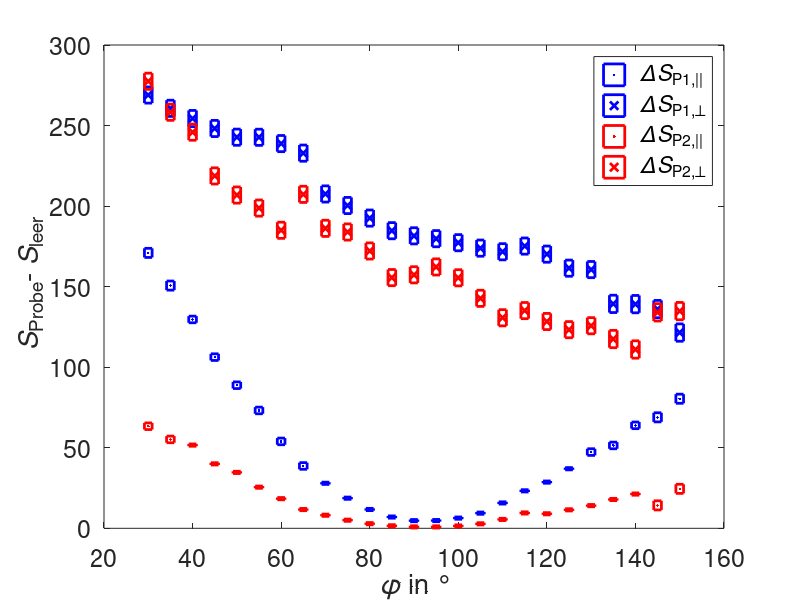
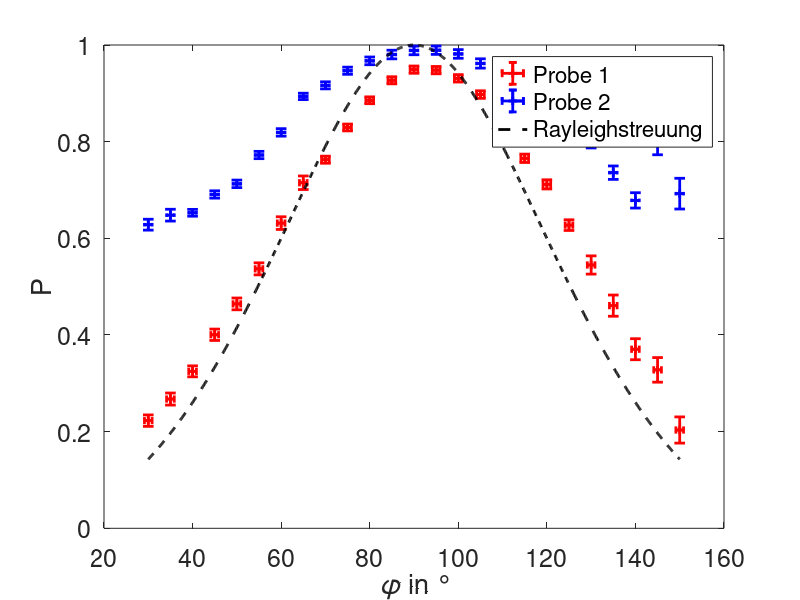

MATLAB code for these plots, in order:
clear allclose alldata = csvread('POL_2_RelativeStreuung.csv');data = data(2:end,2:end);%  phi, p1, s_p1, p2, s_p2, s1, s_s1, s2, s_s2
s_phi = sqrt((0.707)^2+0.5^2);
figure1 = figure ('DefaultAxesFontSize',18);
p1 = errorbar(data(:,1),data(:,2), s_phi, s_phi, data(:,3), data(:,3), "#~>.b");hold on 
s1 = errorbar(data(:,1),data(:,6), s_phi, s_phi, data(:,7), data(:,7), "#~>xb");
p2 = errorbar(data(:,1),data(:,4), s_phi, s_phi, data(:,5), data(:,5), "#~>.r");s2 = errorbar(data(:,1),data(:,8), s_phi, s_phi, data(:,9), data(:,9), "#~>xr");leg1 = legend('{\it \DeltaS}_{P1,||}', '{\it \DeltaS}_{P1,\perp}', '{\it \DeltaS}_{P2,||}', '{\it \DeltaS}_{P2,\perp}');xlabel('{\it \phi} in °')
ylabel('{\it S}_{Probe}-{\it S}_{leer}')
set(p1, 'LineWidth', 2)
set(s1, 'LineWidth', 2)
set(p2, 'LineWidth', 2)
set(s2, 'LineWidth', 2)%set(leg1,  'Orient', 'horizontal')set(figure1, 'Position', [100,100,1200,800])
%set(leg1,  'FontSize', '5')



P1 = ( data(:,6) - data(:,2) ) ./ ( data(:,6) +  data(:,2));
P2 = ( data(:,8) - data(:,4) ) ./ ( data(:,8) +  data(:,4));

winkel = (30:0.1:150)*pi/180;
winkel2 = (30:0.1:150);
Ray = sin(winkel).^2./(1+cos(winkel).^2);

s_P1 = sqrt( (2*data(:,7).*data(:,2)./( data(:,6) + data(:,2) ).^2 ).^2 +( 2*data(:,3).*data(:,6)./( data(:,6) +  data(:,2)).^2 ).^2 );
s_P2 = sqrt( (2*data(:,9).*data(:,4)./( data(:,8) +  data(:,4) ).^2 ).^2 +( 2*data(:,5).*data(:,8)./( data(:,8) +  data(:,4)).^2 ).^2 );


fig2 = figure ('DefaultAxesFontSize',18);
h1 = errorbar(data(:,1),P1, s_phi, s_phi, s_P1, s_P1, '~>+r');
hold on 
h2 = errorbar(data(:,1),P2, s_phi, s_phi, s_P2, s_P2, '~>+b');
h3 = plot(winkel2, Ray, '--k');

set(h1, 'LineWidth', 2)
set(h2, 'LineWidth', 2)
set(h3, 'LineWidth', 2)
set(fig2, 'Position', [100,100,1200,800])
xlabel('{\it \phi} in °')
ylabel('P')

leg2 = legend( 'Probe 1' , 'Probe 2', 'Rayleighstreuung' );

close all
Matrix = [ P1, s_P1, P2, s_P2 ];

save 'Polarisation.m' Matrix






